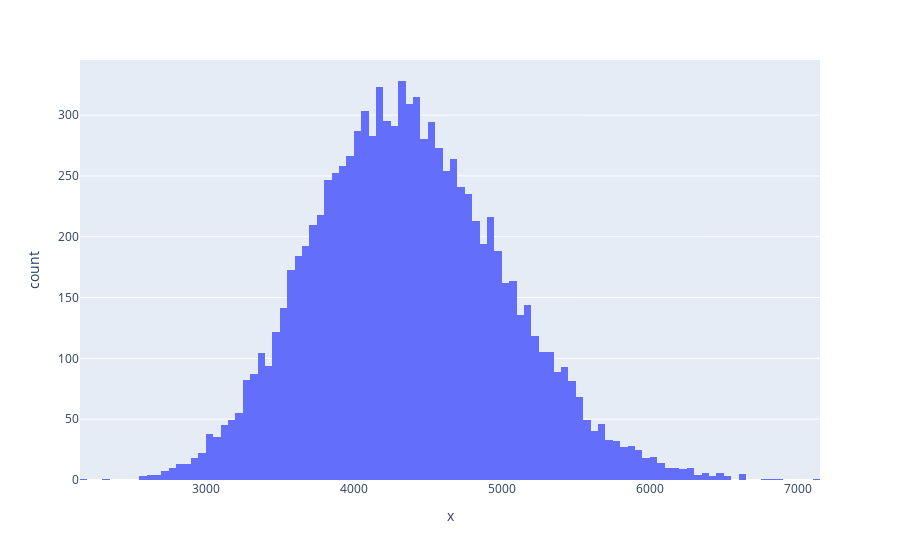

Here is the notebook cell this chart was saved with:
### Code cell
# 10000 times?
means = [rent.sample(30).mean() for i in range(10000)]
    
# plot
fig = px.histogram(x=means, nbins=100)
fig.show()

# describe the distribution
mean = np.mean(means)
print('Mean: {:.3f} \n'.format(mean))

### Figure 1 — Plotly figure (JSON) as saved in the notebook; plotly's stock layout.template omitted (floating-point values rounded to 4 significant figures; data arrays with more than 128 entries replaced by an {"elided": "..."} marker saying what was removed)
{"data": [{"alignmentgroup": "True", "bingroup": "x", "hoverlabel": {"namelength": 0}, "hovertemplate": "x=%{x}<br>count=%{y}", "legendgroup": "", "marker": {"color": "#636efa"}, "name": "", "nbinsx": 100, "offsetgroup": "", "orientation": "v", "showlegend": false, "type": "histogram", "x": {"elided": "10000 float values"}, "xaxis": "x", "yaxis": "y"}], "layout": {"barmode": "relative", "legend": {"tracegroupgap": 0}, "margin": {"t": 60}, "xaxis": {"anchor": "y", "domain": [0, 1], "title": {"text": "x"}}, "yaxis": {"anchor": "x", "domain": [0, 1], "title": {"text": "count"}}}}
